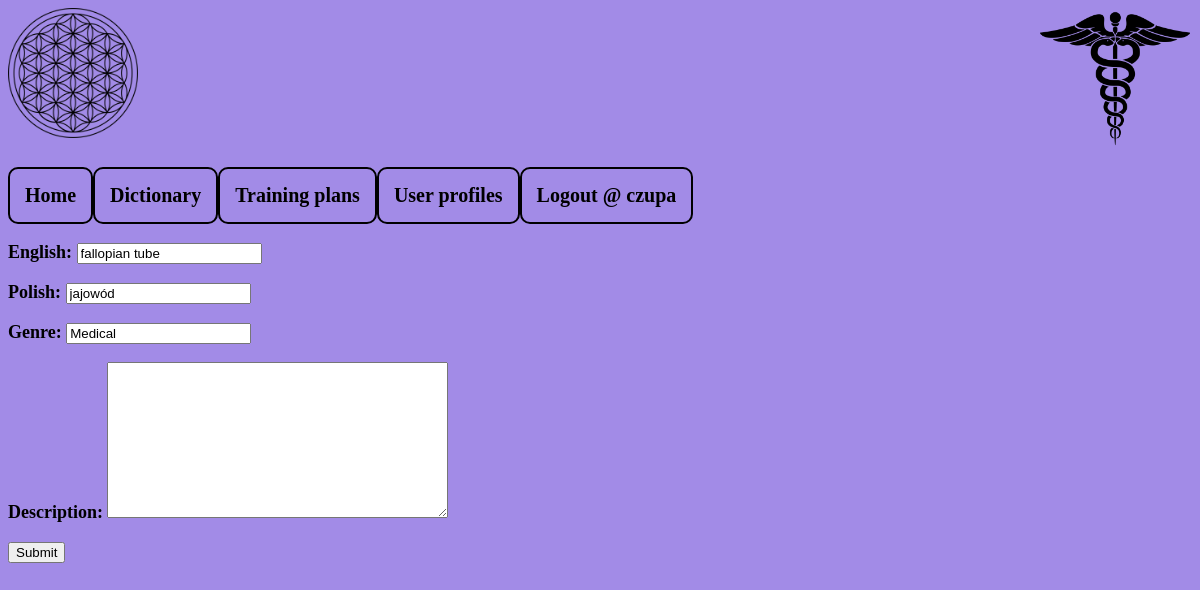
Page /wordform/1 (signed in) on the committed database.
### base/models.py (models this page shows, shortened)
class Word(models.Model):
    english = models.CharField( max_length=100)
    polish = models.CharField( max_length=100)
    genre = models.CharField( max_length=30)
    description = models.TextField(null=True,blank=True)
    updated = models.DateTimeField(auto_now=True)
    created= models.DateTimeField(auto_now_add=True)

### base/views.py (the view)
@login_required(login_url='/login')
def updateword(request,pk):
    word = Word.objects.get(id=pk)
    form = WordForm(instance=word)
    if request.method == 'POST':
        form = WordForm(request.POST,instance=word)
        if form.is_valid():
            form.save()
            return redirect('dictionary')
    context = {'form': form}
    return render(request,'base/wordform.html',context)

### base/forms.py
class WordForm(ModelForm):
    class Meta:
        model = Word
        fields ='__all__'

### base/templates/base/wordform.html (shortened to what this page needs)
{% extends 'homemain.html'%}
{% block content %}
<div>
    <form method="POST" action ="">
        {{form.as_p}}
        <input type="Submit" value ="Submit"/>
    </form>
</div>
{% endblock content %}

### templates/homenavbar.html (shortened to what this page needs)
{%block content %}
{%load static%}
<div class="container">
  <img class="rezz" src="{% static 'image/Hermeticstaff.png' %}"/>
</div>
<div class="imgago">
  <img class="resize" src="{% static 'image/zmiana.png' %}"/>
</div>
<div class='topnav'>
  <h4><a href=" {% url 'home' %}">Home </h4></a>
    <h4><a href="{% url 'dictionary' %}"> Dictionary </a></h4>
    <h4><a href="{% url 'trainingprograms' %}"> Training plans </a></h4>
    <h4><a href="{% url 'profiles' %}"> User profiles</a></h4>
    {% if request.user.is_authenticated %}
    <h4><a href="{% url 'logout'%}"> Logout @ {{request.user.username}}</a></h4>
    {% else %}
    <h4><a href="{% url 'login' %}"> Login @ {{request.user.username}}</a></h4>
    {% endif %}
{% endblock content%}
</div>

### templates/homemain.html (style rules this page uses)
body { background-color: #A28BE7; text: solid padding: 30px 10px; text-decoration: solid; font-size:18px; font-weight: bold; }
.resize { width: 130px; height: auto; }

### templates/homenavbar.html (style rules this page uses)
.topnav { overflow: hidden; background-color: #A28BE7; }
.topnav a { float: left; color: black; text-align: right; text-decoration: none; font-size:20px; border-style: outset; border: 2px solid black; border-radius: 10px; padding: 15px; }
.container { background-color: #A28BE7; color: black; }
.rezz { width: 150px; height: auto; position: static; position: absolute; top: 0px; right: 10px; }

### rows in the picture
Word: english "fallopian tube", polish "jajowód", genre "Medical"

### other values in the picture
{{ request.user.username }} "czupa"
